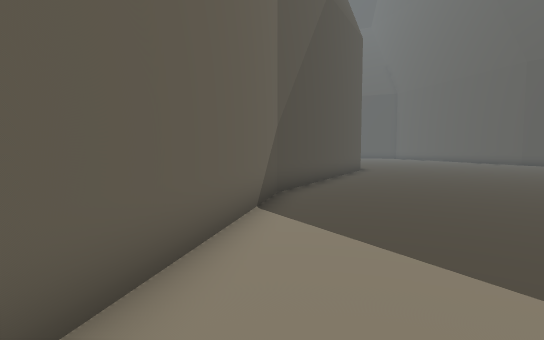
View 1 (above)

16 first-person views from a walk through a 3-D level made in the Unity game engine. The camera is 1.2 m above the floor, tilts 4° down and sees 80° across. The floor is counted in squares, 1 m on a side. Each view is taken from the middle of a square. On the plan, view 1 faces up. The plan holds only what a view shows up to about 14 squares ahead; the rest is blank. The place goes on beyond the plan. The player is left out.

View 2
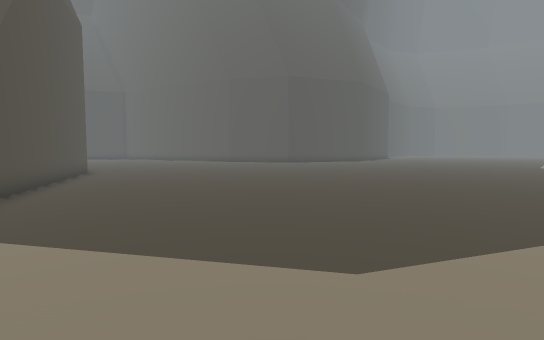

View 3
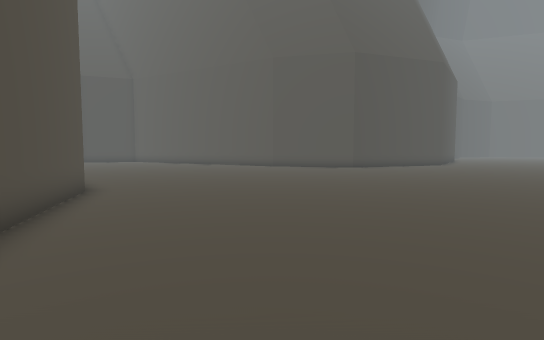

View 4
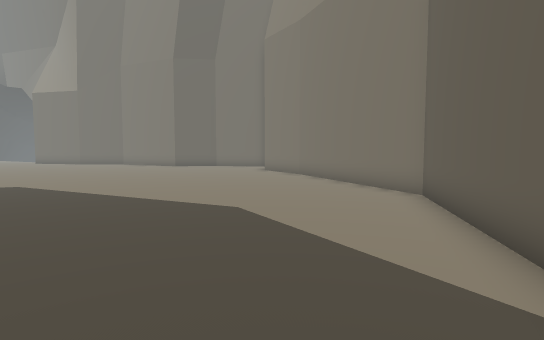

View 5
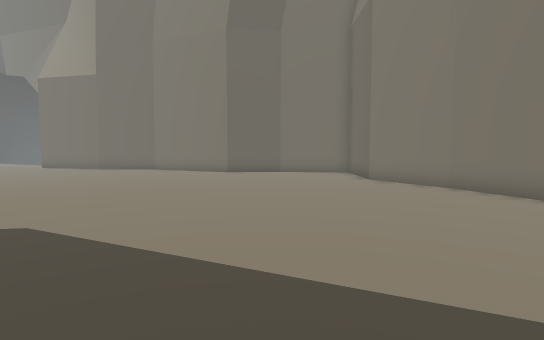

View 6
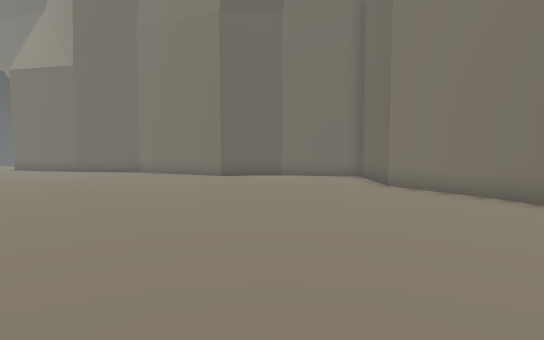

View 7
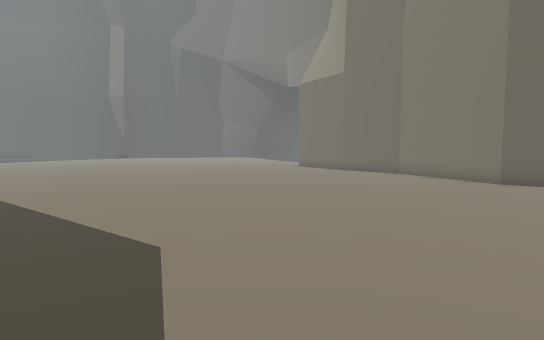

View 8
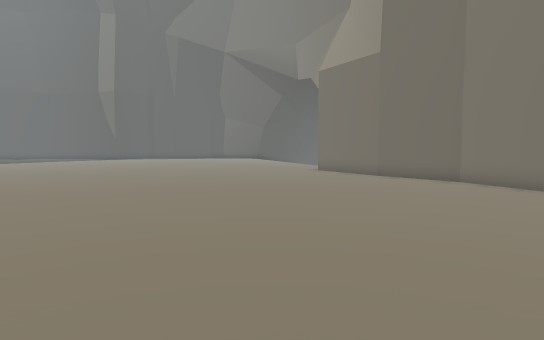

View 9
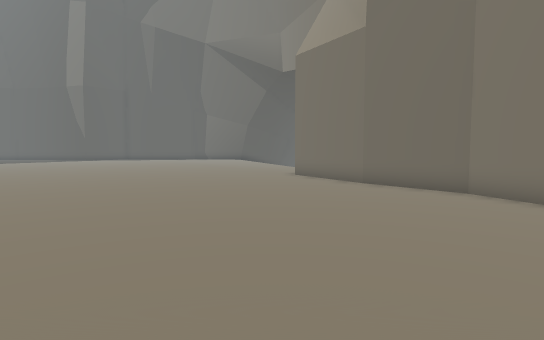

View 10
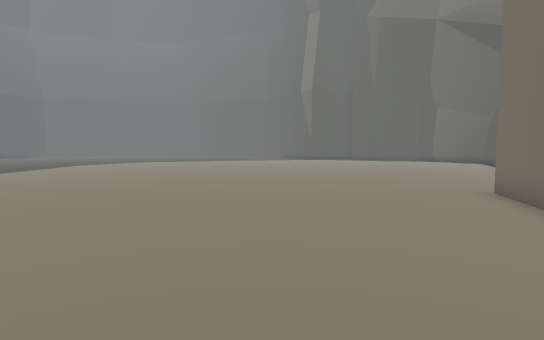

View 11
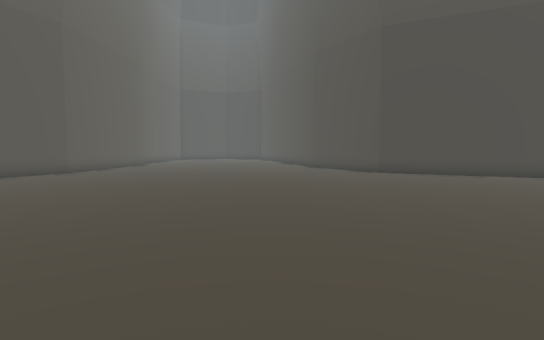

View 12
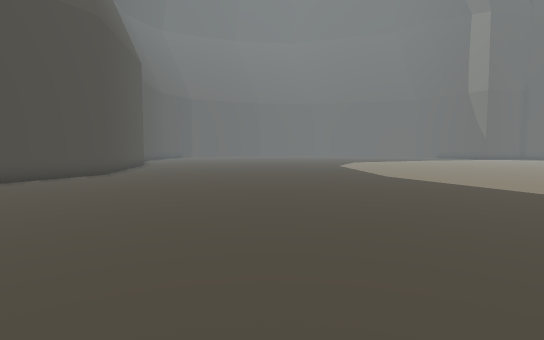

View 13
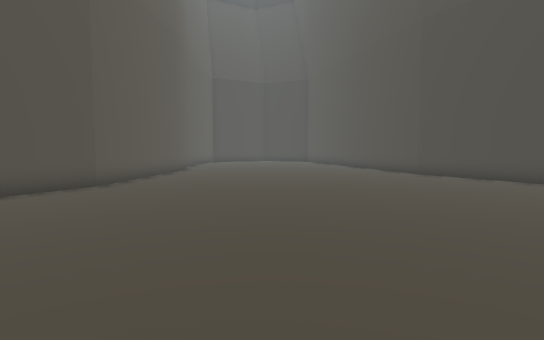

View 14
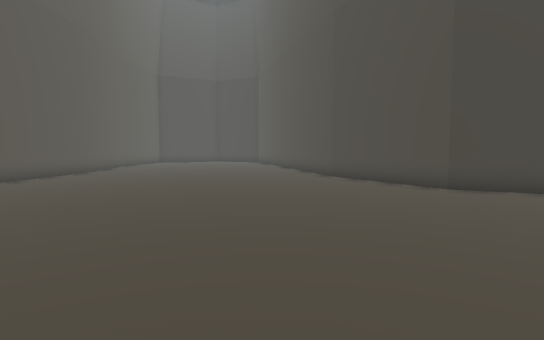

View 15
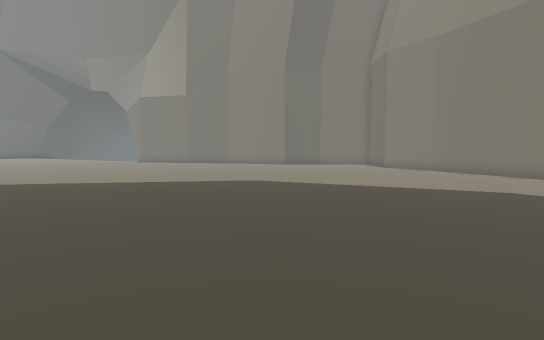

View 16
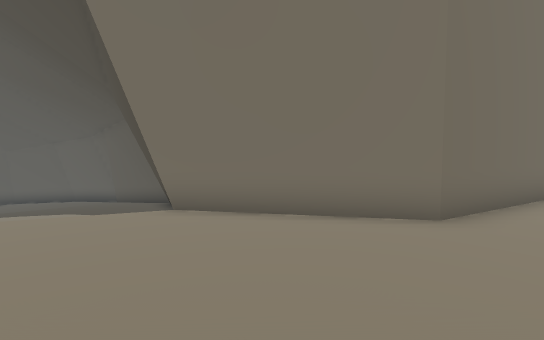

### Floor plan
Points are (right, up) in squares from view 1. A wall is a line through its corners. A room is listed if a view was taken in it or the views show most of it. See-through windows are left out.
Room 1 (views 1, 2, 3, 4, 5, 6, 7, 8, 9, 10, 11, 12, 13, 14, 15, 16)
walls: (15.4, -14.8) (19.3, -15.8) (21.5, -20.3); (25.1, 14.3) (19, 17.2) (16.4, 21.4); (16.5, 21.3) (16.3, 22.1); (20.7, -18.9) (22, -20.8) (21.5, -22); (5.1, 22) (4.6, 16.9) (0.2, 8.6) (-1.8, -0.1) (0.8, -6.5) (2.4, -9) (2.4, -12.2) (5.6, -12.9) (8.1, -12.6) (12.3, -14.5) (15.6, -14.8)
low walls: (21.8, -20.5) (21.5, -21.2)

Where each view was taken, in squares from view 1:
view 1: 0 up, 0 right, facing up
view 2: 0 up, 0 right, facing up-right
view 3: 7 up, 2 right, facing up-right
view 4: 8 up, 2 right, facing down
view 5: 3 up, 6 right, facing down
view 6: 1 up, 6 right, facing down
view 7: 0 up, 6 right, facing down-right
view 8: 2 down, 9 right, facing down-right
view 9: 5 down, 10 right, facing down-right
view 10: 10 down, 11 right, facing right
view 11: 2 up, 14 right, facing up
view 12: 7 up, 11 right, facing right
view 13: 7 up, 10 right, facing up
view 14: 8 up, 14 right, facing up
view 15: 10 up, 9 right, facing down
view 16: 14 down, 25 right, facing down-left
